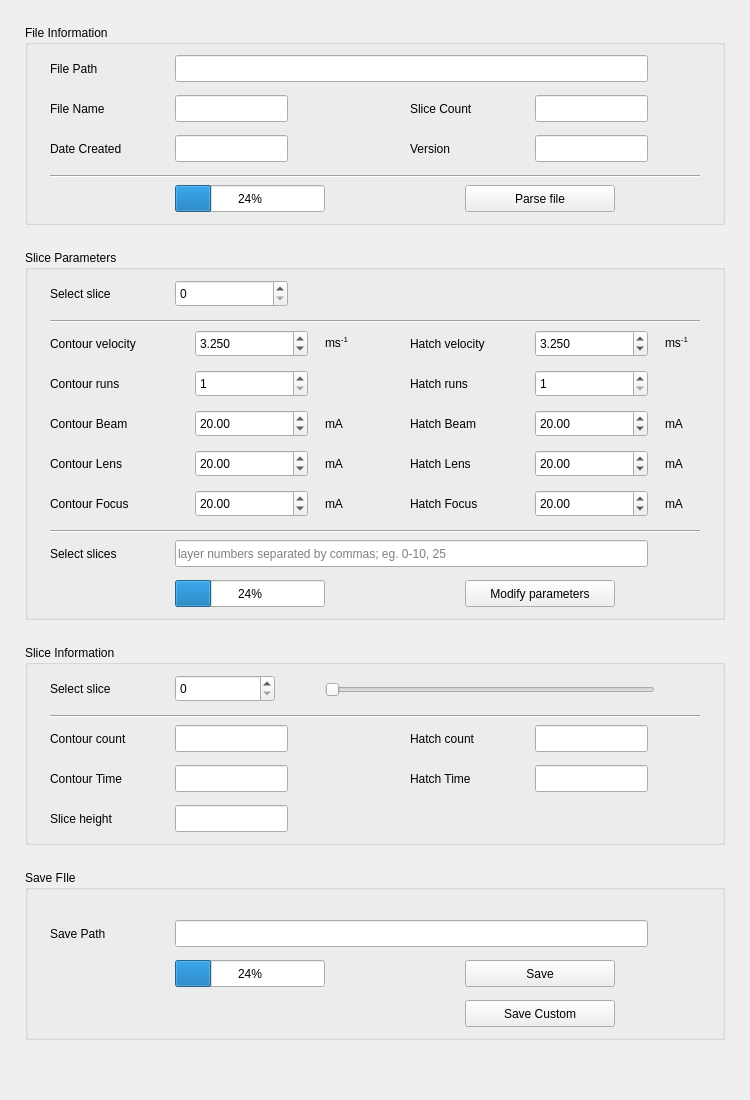
      <widget class="QWidget" name="scrollAreaWidgetContents">
       <property name="geometry">
        <rect>
         <x>0</x>
         <y>-177</y>
         <width>750</width>
         <height>1100</height>
        </rect>
       </property>
       <property name="sizePolicy">
        <sizepolicy hsizetype="Fixed" vsizetype="Fixed">
         <horstretch>0</horstretch>
         <verstretch>0</verstretch>
        </sizepolicy>
       </property>
       <widget class="QGroupBox" name="Savefile">
        <property name="geometry">
         <rect>
          <x>25</x>
          <y>870</y>
          <width>700</width>
          <height>170</height>
         </rect>
        </property>
        <property name="sizePolicy">
         <sizepolicy hsizetype="Fixed" vsizetype="Fixed">
          <horstretch>0</horstretch>
          <verstretch>0</verstretch>
         </sizepolicy>
        </property>
        <property name="title">
         <string>Save FIle</string>
        </property>
        <widget class="QPushButton" name="Savebutton">
         <property name="geometry">
          <rect>
           <x>440</x>
           <y>130</y>
           <width>150</width>
           <height>27</height>
          </rect>
         </property>
         <property name="text">
          <string>Save Custom</string>
         </property>
        </widget>
        <widget class="QLabel" name="Savefilelabel">
         <property name="geometry">
          <rect>
           <x>25</x>
           <y>50</y>
           <width>105</width>
           <height>27</height>
          </rect>
         </property>
         <property name="text">
          <string>Save Path</string>
         </property>
        </widget>
        <widget class="QLineEdit" name="Savefiletext">
         <property name="geometry">
          <rect>
           <x>150</x>
           <y>50</y>
           <width>473</width>
           <height>27</height>
          </rect>
         </property>
         <property name="readOnly">
          <bool>true</bool>
         </property>
        </widget>
        <widget class="QProgressBar" name="Saveprogress">
         <property name="geometry">
          <rect>
           <x>150</x>
           <y>90</y>
           <width>150</width>
           <height>27</height>
          </rect>
         </property>
         <property name="value">
          <number>24</number>
         </property>
        </widget>
        <widget class="QPushButton" name="Savebuttonstatic">
         <property name="geometry">
          <rect>
           <x>440</x>
           <y>90</y>
           <width>150</width>
           <height>27</height>
          </rect>
         </property>
         <property name="text">
          <string>Save</string>
         </property>
        </widget>
       </widget>
       <widget class="QGroupBox" name="Layerinformation">
        <property name="geometry">
         <rect>
          <x>25</x>
          <y>645</y>
          <width>700</width>
          <height>200</height>
         </rect>
        </property>
        <property name="sizePolicy">
         <sizepolicy hsizetype="Fixed" vsizetype="Fixed">
          <horstretch>0</horstretch>
          <verstretch>0</verstretch>
         </sizepolicy>
        </property>
        <property name="title">
         <string>Slice Information</string>
        </property>
        <widget class="QLabel" name="Polylines">
         <property name="geometry">
          <rect>
           <x>25</x>
           <y>80</y>
           <width>105</width>
           <height>27</height>
          </rect>
         </property>
         <property name="text">
          <string>Contour count</string>
         </property>
        </widget>
        <widget class="QLineEdit" name="Polylinecountbox">
         <property name="geometry">
          <rect>
           <x>150</x>
           <y>80</y>
           <width>113</width>
           <height>27</height>
          </rect>
         </property>
         <property name="readOnly">
          <bool>true</bool>
         </property>
        </widget>
        <widget class="QLabel" name="Hatches">
         <property name="geometry">
          <rect>
           <x>385</x>
           <y>80</y>
           <width>105</width>
           <height>27</height>
          </rect>
         </property>
         <property name="text">
          <string>Hatch count</string>
         </property>
        </widget>
        <widget class="QLineEdit" name="Hatchcountbox">
         <property name="geometry">
          <rect>
           <x>510</x>
           <y>80</y>
           <width>113</width>
           <height>27</height>
          </rect>
         </property>
         <property name="readOnly">
          <bool>true</bool>
         </property>
        </widget>
        <widget class="QLabel" name="Selectlayerinfo">
         <property name="geometry">
          <rect>
           <x>25</x>
           <y>30</y>
           <width>105</width>
           <height>27</height>
          </rect>
         </property>
         <property name="text">
          <string>Select slice</string>
         </property>
        </widget>
        <widget class="QSpinBox" name="Selectlayerinfobox">
         <property name="geometry">
          <rect>
           <x>150</x>
           <y>30</y>
           <width>100</width>
           <height>27</height>
          </rect>
         </property>
        </widget>
        <widget class="QLabel" name="Layerheight">
         <property name="geometry">
          <rect>
           <x>25</x>
           <y>160</y>
           <width>105</width>
           <height>27</height>
          </rect>
         </property>
         <property name="text">
          <string>Slice height</string>
         </property>
        </widget>
        <widget class="QLineEdit" name="Layerheightbox">
         <property name="geometry">
          <rect>
           <x>150</x>
           <y>160</y>
           <width>113</width>
           <height>27</height>
          </rect>
         </property>
        </widget>
        <widget class="Line" name="line_4">
         <property name="geometry">
          <rect>
           <x>25</x>
           <y>70</y>
           <width>650</width>
           <height>3</height>
          </rect>
         </property>
         <property name="orientation">
          <enum>Qt::Horizontal</enum>
         </property>
        </widget>
        <widget class="QSlider" name="Selectlayerinfoslider">
         <property name="geometry">
          <rect>
           <x>300</x>
           <y>30</y>
           <width>330</width>
           <height>29</height>
          </rect>
         </property>
         <property name="orientation">
          <enum>Qt::Horizontal</enum>
         </property>
        </widget>
        <widget class="QLineEdit" name="Polylinetimebox">
         <property name="geometry">
          <rect>
           <x>150</x>
           <y>120</y>
           <width>113</width>
           <height>27</height>
          </rect>
         </property>
         <property name="readOnly">
          <bool>true</bool>
         </property>
        </widget>
        <widget class="QLabel" name="Polylinetime">
         <property name="geometry">
          <rect>
           <x>25</x>
           <y>120</y>
           <width>105</width>
           <height>27</height>
          </rect>
         </property>
         <property name="text">
          <string>Contour Time</string>
         </property>
        </widget>
        <widget class="QLineEdit" name="Hatchtimebox">
         <property name="geometry">
          <rect>
           <x>510</x>
           <y>120</y>
           <width>113</width>
           <height>27</height>
          </rect>
         </property>
         <property name="readOnly">
          <bool>true</bool>
         </property>
        </widget>
        <widget class="QLabel" name="Hatchtime">
         <property name="geometry">
          <rect>
           <x>385</x>
           <y>120</y>
           <width>105</width>
           <height>27</height>
          </rect>
         </property>
         <property name="text">
          <string>Hatch Time</string>
         </property>
        </widget>
       </widget>
       <widget class="QGroupBox" name="Fileinformation">
        <property name="geometry">
         <rect>
          <x>25</x>
          <y>25</y>
          <width>700</width>
          <height>200</height>
         </rect>
        </property>
        <property name="sizePolicy">
         <sizepolicy hsizetype="Fixed" vsizetype="Fixed">
          <horstretch>0</horstretch>
          <verstretch>0</verstretch>
         </sizepolicy>
        </property>
        <property name="title">
         <string>File Information</string>
        </property>
        <widget class="QLabel" name="Layercount">
         <property name="geometry">
          <rect>
           <x>385</x>
           <y>70</y>
           <width>105</width>
           <height>27</height>
          </rect>
         </property>
         <property name="text">
          <string>Slice Count</string>
         </property>
        </widget>
        <widget class="QLabel" name="Date">
         <property name="geometry">
          <rect>
           <x>25</x>
           <y>110</y>
           <width>105</width>
           <height>27</height>
          </rect>
         </property>
         <property name="text">
          <string>Date Created</string>
         </property>
        </widget>
        <widget class="QLabel" name="Version">
         <property name="geometry">
          <rect>
           <x>385</x>
           <y>110</y>
           <width>105</width>
           <height>27</height>
          </rect>
         </property>
         <property name="text">
          <string>Version</string>
         </property>
        </widget>
        <widget class="QLineEdit" name="Layercountbox">
         <property name="geometry">
          <rect>
           <x>510</x>
           <y>70</y>
           <width>113</width>
           <height>27</height>
          </rect>
         </property>
         <property name="readOnly">
          <bool>true</bool>
         </property>
        </widget>
        <widget class="QLineEdit" name="Datebox">
         <property name="geometry">
          <rect>
           <x>150</x>
           <y>110</y>
           <width>113</width>
           <height>27</height>
          </rect>
         </property>
         <property name="readOnly">
          <bool>true</bool>
         </property>
        </widget>
        <widget class="QLineEdit" name="Versionbox">
         <property name="geometry">
          <rect>
           <x>510</x>
           <y>110</y>
           <width>113</width>
           <height>27</height>
          </rect>
         </property>
         <property name="readOnly">
          <bool>true</bool>
         </property>
        </widget>
        <widget class="QLineEdit" name="Filetext">
         <property name="geometry">
          <rect>
           <x>150</x>
           <y>30</y>
           <width>473</width>
           <height>27</height>
          </rect>
         </property>
         <property name="readOnly">
          <bool>true</bool>
         </property>
        </widget>
        <widget class="QLabel" name="Importfilelabel">
         <property name="geometry">
          <rect>
           <x>25</x>
           <y>30</y>
           <width>85</width>
           <height>27</height>
          </rect>
         </property>
         <property name="text">
          <string>File Path</string>
         </property>
        </widget>
        <widget class="QPushButton" name="Parsebutton">
         <property name="geometry">
          <rect>
           <x>440</x>
           <y>160</y>
           <width>150</width>
           <height>27</height>
          </rect>
         </property>
         <property name="text">
          <string>Parse file</string>
         </property>
        </widget>
        <widget class="Line" name="line_5">
         <property name="geometry">
          <rect>
           <x>25</x>
           <y>150</y>
           <width>650</width>
           <height>3</height>
          </rect>
         </property>
         <property name="orientation">
          <enum>Qt::Horizontal</enum>
         </property>
        </widget>
        <widget class="QLineEdit" name="Filenamebox">
         <property name="geometry">
          <rect>
           <x>150</x>
           <y>70</y>
           <width>113</width>
           <height>27</height>
          </rect>
         </property>
         <property name="readOnly">
          <bool>true</bool>
         </property>
        </widget>
        <widget class="QLabel" name="Filename">
         <property name="geometry">
          <rect>
           <x>25</x>
           <y>70</y>
           <width>105</width>
           <height>27</height>
          </rect>
         </property>
         <property name="text">
          <string>File Name</string>
         </property>
        </widget>
        <widget class="QProgressBar" name="Parseprogress">
         <property name="geometry">
          <rect>
           <x>150</x>
           <y>160</y>
           <width>150</width>
           <height>27</height>
          </rect>
         </property>
         <property name="value">
          <number>24</number>
         </property>
        </widget>
       </widget>
       <widget class="QGroupBox" name="Layerparse">
        <property name="geometry">
         <rect>
          <x>25</x>
          <y>250</y>
          <width>700</width>
          <height>370</height>
         </rect>
        </property>
        <property name="sizePolicy">
         <sizepolicy hsizetype="Fixed" vsizetype="Fixed">
          <horstretch>0</horstretch>
          <verstretch>0</verstretch>
         </sizepolicy>
        </property>
        <property name="title">
         <string>Slice Parameters</string>
        </property>
        <widget class="QLabel" name="Polylinevelocity">
         <property name="geometry">
          <rect>
           <x>25</x>
           <y>80</y>
           <width>125</width>
           <height>27</height>
          </rect>
         </property>
         <property name="text">
          <string>Contour velocity</string>
         </property>
        </widget>
        <widget class="QLabel" name="Hatchvelocity">
         <property name="geometry">
          <rect>
           <x>385</x>
           <y>80</y>
           <width>105</width>
           <height>27</height>
          </rect>
         </property>
         <property name="text">
          <string>Hatch velocity</string>
         </property>
        </widget>
        <widget class="QDoubleSpinBox" name="Polylinevelocitybox">
         <property name="geometry">
          <rect>
           <x>170</x>
           <y>80</y>
           <width>113</width>
           <height>27</height>
          </rect>
         </property>
         <property name="sizePolicy">
          <sizepolicy hsizetype="Ignored" vsizetype="Fixed">
           <horstretch>0</horstretch>
           <verstretch>0</verstretch>
          </sizepolicy>
         </property>
         <property name="decimals">
          <number>3</number>
         </property>
         <property name="minimum">
          <double>0.100000000000000</double>
         </property>
         <property name="maximum">
          <double>20.000000000000000</double>
         </property>
         <property name="singleStep">
          <double>0.250000000000000</double>
         </property>
         <property name="value">
          <double>3.250000000000000</double>
         </property>
        </widget>
        <widget class="QDoubleSpinBox" name="Hatchvelocitybox">
         <property name="geometry">
          <rect>
           <x>510</x>
           <y>80</y>
           <width>113</width>
           <height>27</height>
          </rect>
         </property>
         <property name="decimals">
          <number>3</number>
         </property>
         <property name="minimum">
          <double>0.100000000000000</double>
         </property>
         <property name="maximum">
          <double>20.000000000000000</double>
         </property>
         <property name="singleStep">
          <double>0.250000000000000</double>
         </property>
         <property name="value">
          <double>3.250000000000000</double>
         </property>
        </widget>
        <widget class="QLabel" name="Layersupdate">
         <property name="geometry">
          <rect>
           <x>25</x>
           <y>290</y>
           <width>105</width>
           <height>27</height>
          </rect>
         </property>
         <property name="text">
          <string>Select slices</string>
         </property>
        </widget>
        <widget class="QLineEdit" name="Selectlayersbox">
         <property name="geometry">
          <rect>
           <x>150</x>
           <y>290</y>
           <width>473</width>
           <height>27</height>
          </rect>
         </property>
         <property name="text">
          <string/>
         </property>
         <property name="placeholderText">
          <string>layer numbers separated by commas; eg. 0-10, 25</string>
         </property>
        </widget>
        <widget class="QLabel" name="Polylineruncount">
         <property name="geometry">
          <rect>
           <x>25</x>
           <y>120</y>
           <width>125</width>
           <height>27</height>
          </rect>
         </property>
         <property name="text">
          <string>Contour runs</string>
         </property>
        </widget>
        <widget class="QSpinBox" name="Polylineruncountbox">
         <property name="geometry">
          <rect>
           <x>170</x>
           <y>120</y>
           <width>113</width>
           <height>27</height>
          </rect>
         </property>
         <property name="minimum">
          <number>1</number>
         </property>
         <property name="maximum">
          <number>10</number>
         </property>
        </widget>
        <widget class="QLabel" name="Hatchruncount">
         <property name="geometry">
          <rect>
           <x>385</x>
           <y>120</y>
           <width>105</width>
           <height>27</height>
          </rect>
         </property>
         <property name="text">
          <string>Hatch runs</string>
         </property>
        </widget>
        <widget class="QSpinBox" name="Hatchruncountbox">
         <property name="geometry">
          <rect>
           <x>510</x>
           <y>120</y>
           <width>113</width>
           <height>27</height>
          </rect>
         </property>
         <property name="minimum">
          <number>1</number>
         </property>
         <property name="maximum">
          <number>10</number>
         </property>
        </widget>
        <widget class="QLabel" name="Selectlayer">
         <property name="geometry">
          <rect>
           <x>25</x>
           <y>30</y>
           <width>105</width>
           <height>27</height>
          </rect>
         </property>
         <property name="text">
          <string>Select slice</string>
         </property>
        </widget>
        <widget class="QSpinBox" name="Selectlayerbox">
         <property name="geometry">
          <rect>
           <x>150</x>
           <y>30</y>
           <width>113</width>
           <height>27</height>
          </rect>
         </property>
        </widget>
        <widget class="QPushButton" name="Modifyparambutton">
         <property name="geometry">
          <rect>
           <x>440</x>
           <y>330</y>
           <width>150</width>
           <height>27</height>
          </rect>
         </property>
         <property name="text">
          <string>Modify parameters</string>
         </property>
        </widget>
        <widget class="Line" name="line">
         <property name="geometry">
          <rect>
           <x>25</x>
           <y>280</y>
           <width>650</width>
           <height>3</height>
          </rect>
         </property>
         <property name="orientation">
          <enum>Qt::Horizontal</enum>
         </property>
        </widget>
        <widget class="Line" name="line_2">
         <property name="geometry">
          <rect>
           <x>25</x>
           <y>70</y>
           <width>650</width>
           <height>3</height>
          </rect>
         </property>
         <property name="orientation">
          <enum>Qt::Horizontal</enum>
         </property>
        </widget>
        <widget class="QProgressBar" name="Modifyprogress">
         <property name="geometry">
          <rect>
           <x>150</x>
           <y>330</y>
           <width>150</width>
           <height>27</height>
          </rect>
         </property>
         <property name="value">
          <number>24</number>
         </property>
        </widget>
        <widget class="QLabel" name="Lenscurrentunit_2">
         <property name="geometry">
          <rect>
           <x>300</x>
           <y>200</y>
           <width>50</width>
           <height>27</height>
          </rect>
         </property>
         <property name="text">
          <string>mA</string>
         </property>
        </widget>
        <widget class="QDoubleSpinBox" name="Polylinebeambox">
         <property name="geometry">
          <rect>
           <x>170</x>
           <y>160</y>
           <width>113</width>
           <height>27</height>
          </rect>
         </property>
         <property name="minimum">
          <double>0.010000000000000</double>
         </property>
         <property name="maximum">
          <double>1000.000000000000000</double>
         </property>
         <property name="singleStep">
          <double>50.000000000000000</double>
         </property>
         <property name="value">
          <double>20.000000000000000</double>
         </property>
        </widget>
        <widget class="QDoubleSpinBox" name="Polylinelensbox">
         <property name="geometry">
          <rect>
           <x>170</x>
           <y>200</y>
           <width>113</width>
           <height>27</height>
          </rect>
         </property>
         <property name="minimum">
          <double>0.010000000000000</double>
         </property>
         <property name="maximum">
          <double>1000.000000000000000</double>
         </property>
         <property name="singleStep">
          <double>50.000000000000000</double>
         </property>
         <property name="value">
          <double>20.000000000000000</double>
         </property>
        </widget>
        <widget class="QDoubleSpinBox" name="Polylinefocusbox">
         <property name="geometry">
          <rect>
           <x>170</x>
           <y>240</y>
           <width>113</width>
           <height>27</height>
          </rect>
         </property>
         <property name="minimum">
          <double>0.010000000000000</double>
         </property>
         <property name="maximum">
          <double>1000.000000000000000</double>
         </property>
         <property name="singleStep">
          <double>50.000000000000000</double>
         </property>
         <property name="value">
          <double>20.000000000000000</double>
         </property>
        </widget>
        <widget class="QLabel" name="Beamcurrentunit_2">
         <property name="geometry">
          <rect>
           <x>300</x>
           <y>160</y>
           <width>50</width>
           <height>27</height>
          </rect>
         </property>
         <property name="text">
          <string>mA</string>
         </property>
        </widget>
        <widget class="QLabel" name="Polylinebeam">
         <property name="geometry">
          <rect>
           <x>25</x>
           <y>160</y>
           <width>125</width>
           <height>27</height>
          </rect>
         </property>
         <property name="text">
          <string>Contour Beam</string>
         </property>
        </widget>
        <widget class="QLabel" name="Polylinelens">
         <property name="geometry">
          <rect>
           <x>25</x>
           <y>200</y>
           <width>125</width>
           <height>27</height>
          </rect>
         </property>
         <property name="text">
          <string>Contour Lens</string>
         </property>
        </widget>
        <widget class="QLabel" name="Polylinefocus">
         <property name="geometry">
          <rect>
           <x>25</x>
           <y>240</y>
           <width>125</width>
           <height>27</height>
          </rect>
         </property>
         <property name="text">
          <string>Contour Focus</string>
         </property>
        </widget>
        <widget class="QLabel" name="Focuscurrentunit_2">
         <property name="geometry">
          <rect>
           <x>300</x>
           <y>240</y>
           <width>50</width>
           <height>27</height>
          </rect>
         </property>
         <property name="text">
          <string>mA</string>
         </property>
        </widget>
        <widget class="QDoubleSpinBox" name="Hatchbeambox">
         <property name="geometry">
          <rect>
           <x>510</x>
           <y>160</y>
           <width>113</width>
           <height>27</height>
          </rect>
         </property>
         <property name="minimum">
          <double>0.010000000000000</double>
         </property>
         <property name="maximum">
          <double>1000.000000000000000</double>
         </property>
         <property name="singleStep">
          <double>50.000000000000000</double>
         </property>
         <property name="value">
          <double>20.000000000000000</double>
         </property>
        </widget>
        <widget class="QDoubleSpinBox" name="Hatchlensbox">
         <property name="geometry">
          <rect>
           <x>510</x>
           <y>200</y>
           <width>113</width>
           <height>27</height>
          </rect>
         </property>
         <property name="minimum">
          <double>0.010000000000000</double>
         </property>
         <property name="maximum">
          <double>1000.000000000000000</double>
         </property>
         <property name="singleStep">
          <double>50.000000000000000</double>
         </property>
         <property name="value">
          <double>20.000000000000000</double>
         </property>
        </widget>
        <widget class="QDoubleSpinBox" name="Hatchfocusbox">
         <property name="geometry">
          <rect>
           <x>510</x>
           <y>240</y>
           <width>113</width>
           <height>27</height>
          </rect>
         </property>
         <property name="minimum">
          <double>0.010000000000000</double>
         </property>
         <property name="maximum">
          <double>1000.000000000000000</double>
         </property>
         <property name="singleStep">
          <double>50.000000000000000</double>
         </property>
         <property name="value">
          <double>20.000000000000000</double>
         </property>
        </widget>
        <widget class="QLabel" name="Beamcurrentunit_3">
         <property name="geometry">
          <rect>
           <x>640</x>
           <y>160</y>
           <width>50</width>
           <height>27</height>
          </rect>
         </property>
         <property name="text">
          <string>mA</string>
         </property>
        </widget>
        <widget class="QLabel" name="Hatchbeam">
         <property name="geometry">
          <rect>
           <x>385</x>
           <y>160</y>
           <width>105</width>
           <height>27</height>
          </rect>
         </property>
         <property name="text">
          <string>Hatch Beam</string>
         </property>
        </widget>
        <widget class="QLabel" name="Hatchlens">
         <property name="geometry">
          <rect>
           <x>385</x>
           <y>200</y>
           <width>105</width>
           <height>27</height>
          </rect>
         </property>
         <property name="text">
          <string>Hatch Lens</string>
         </property>
        </widget>
        <widget class="QLabel" name="Hatchfocus">
         <property name="geometry">
          <rect>
           <x>385</x>
           <y>240</y>
           <width>105</width>
           <height>27</height>
          </rect>
         </property>
         <property name="text">
          <string>Hatch Focus</string>
         </property>
        </widget>
        <widget class="QLabel" name="Focuscurrentunit_3">
         <property name="geometry">
          <rect>
           <x>640</x>
           <y>240</y>
           <width>50</width>
           <height>27</height>
          </rect>
         </property>
         <property name="text">
          <string>mA</string>
         </property>
        </widget>
        <widget class="QLabel" name="Lenscurrentunit_3">
         <property name="geometry">
          <rect>
           <x>640</x>
           <y>200</y>
           <width>50</width>
           <height>27</height>
          </rect>
         </property>
         <property name="text">
          <string>mA</string>
         </property>
        </widget>
        <widget class="QLabel" name="Beamcurrentunit_8">
         <property name="geometry">
          <rect>
           <x>300</x>
           <y>80</y>
           <width>50</width>
           <height>27</height>
          </rect>
         </property>
         <property name="text">
          <string>ms&lt;sup&gt;-1&lt;/sup&gt;</string>
         </property>
        </widget>
        <widget class="QLabel" name="Beamcurrentunit_9">
         <property name="geometry">
          <rect>
           <x>640</x>
           <y>80</y>
           <width>50</width>
           <height>27</height>
          </rect>
         </property>
         <property name="text">
          <string>ms&lt;sup&gt;-1&lt;/sup&gt;</string>
         </property>
        </widget>
       </widget>
      </widget>
